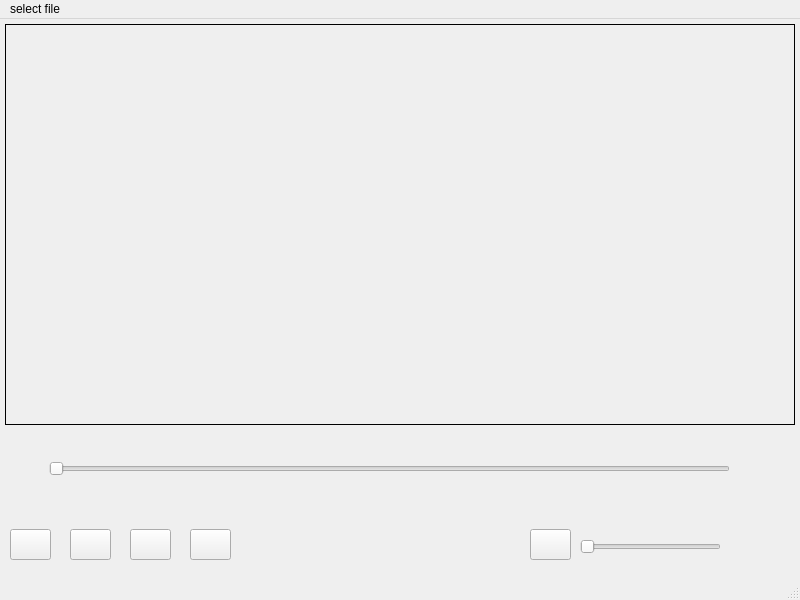
<?xml version="1.0" encoding="UTF-8"?>
<ui version="4.0">
 <class>MainWindow</class>
 <widget class="QMainWindow" name="MainWindow">
  <property name="geometry">
   <rect>
    <x>0</x>
    <y>0</y>
    <width>800</width>
    <height>600</height>
   </rect>
  </property>
  <property name="windowTitle">
   <string>MainWindow</string>
  </property>
  <widget class="QWidget" name="centralwidget">
   <widget class="QPushButton" name="seek_bw">
    <property name="geometry">
     <rect>
      <x>10</x>
      <y>510</y>
      <width>41</width>
      <height>31</height>
     </rect>
    </property>
    <property name="text">
     <string/>
    </property>
   </widget>
   <widget class="QGroupBox" name="display">
    <property name="geometry">
     <rect>
      <x>5</x>
      <y>5</y>
      <width>790</width>
      <height>401</height>
     </rect>
    </property>
    <property name="styleSheet">
     <string notr="true">QGroupBox
{
border:1px solid black;
}</string>
    </property>
    <property name="title">
     <string/>
    </property>
   </widget>
   <widget class="QPushButton" name="play">
    <property name="geometry">
     <rect>
      <x>70</x>
      <y>510</y>
      <width>41</width>
      <height>31</height>
     </rect>
    </property>
    <property name="text">
     <string/>
    </property>
   </widget>
   <widget class="QPushButton" name="volume_btm">
    <property name="geometry">
     <rect>
      <x>530</x>
      <y>510</y>
      <width>41</width>
      <height>31</height>
     </rect>
    </property>
    <property name="text">
     <string/>
    </property>
   </widget>
   <widget class="QPushButton" name="seek_fw">
    <property name="geometry">
     <rect>
      <x>190</x>
      <y>510</y>
      <width>41</width>
      <height>31</height>
     </rect>
    </property>
    <property name="text">
     <string/>
    </property>
   </widget>
   <widget class="QPushButton" name="pause">
    <property name="geometry">
     <rect>
      <x>130</x>
      <y>510</y>
      <width>41</width>
      <height>31</height>
     </rect>
    </property>
    <property name="text">
     <string/>
    </property>
   </widget>
   <widget class="QSlider" name="Duration_bar">
    <property name="geometry">
     <rect>
      <x>49</x>
      <y>440</y>
      <width>681</width>
      <height>20</height>
     </rect>
    </property>
    <property name="orientation">
     <enum>Qt::Horizontal</enum>
    </property>
   </widget>
   <widget class="QSlider" name="volum_bar">
    <property name="geometry">
     <rect>
      <x>580</x>
      <y>520</y>
      <width>141</width>
      <height>16</height>
     </rect>
    </property>
    <property name="orientation">
     <enum>Qt::Horizontal</enum>
    </property>
   </widget>
  </widget>
  <widget class="QMenuBar" name="menubar">
   <property name="geometry">
    <rect>
     <x>0</x>
     <y>0</y>
     <width>800</width>
     <height>21</height>
    </rect>
   </property>
   <widget class="QMenu" name="menuselect_file">
    <property name="title">
     <string>select file</string>
    </property>
    <addaction name="actionopen"/>
   </widget>
   <addaction name="menuselect_file"/>
  </widget>
  <widget class="QStatusBar" name="statusbar"/>
  <action name="actionopen">
   <property name="text">
    <string>open</string>
   </property>
  </action>
 </widget>
 <resources/>
 <connections/>
</ui>
